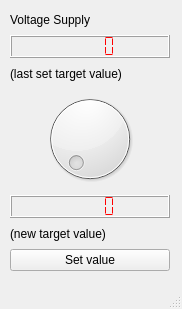
<?xml version="1.0" encoding="UTF-8"?>
<ui version="4.0">
 <class>OutputComponent</class>
 <widget class="QMainWindow" name="OutputComponent">
  <property name="geometry">
   <rect>
    <x>0</x>
    <y>0</y>
    <width>182</width>
    <height>309</height>
   </rect>
  </property>
  <property name="windowTitle">
   <string>MainWindow</string>
  </property>
  <widget class="QWidget" name="centralwidget">
   <widget class="QWidget" name="verticalLayoutWidget">
    <property name="geometry">
     <rect>
      <x>10</x>
      <y>10</y>
      <width>160</width>
      <height>261</height>
     </rect>
    </property>
    <layout class="QVBoxLayout" name="verticalLayout">
     <item>
      <widget class="QLabel" name="label">
       <property name="text">
        <string>Voltage Supply</string>
       </property>
      </widget>
     </item>
     <item>
      <widget class="QLCDNumber" name="lastValueLCD">
       <property name="styleSheet">
        <string notr="true">color: rgb(255, 0, 0);</string>
       </property>
       <property name="segmentStyle">
        <enum>QLCDNumber::Flat</enum>
       </property>
       <property name="value" stdset="0">
        <double>0.000000000000000</double>
       </property>
       <property name="intValue" stdset="0">
        <number>0</number>
       </property>
      </widget>
     </item>
     <item>
      <widget class="QLabel" name="label_2">
       <property name="text">
        <string>(last set target value)</string>
       </property>
      </widget>
     </item>
     <item>
      <widget class="QDial" name="voltageDial">
       <property name="maximum">
        <number>500</number>
       </property>
      </widget>
     </item>
     <item>
      <widget class="QLCDNumber" name="newValueLCD">
       <property name="styleSheet">
        <string notr="true">color: rgb(255, 0, 0);</string>
       </property>
       <property name="segmentStyle">
        <enum>QLCDNumber::Flat</enum>
       </property>
      </widget>
     </item>
     <item>
      <widget class="QLabel" name="label_3">
       <property name="text">
        <string>(new target value)</string>
       </property>
      </widget>
     </item>
     <item>
      <widget class="QPushButton" name="setBtn">
       <property name="text">
        <string>Set value</string>
       </property>
      </widget>
     </item>
    </layout>
   </widget>
  </widget>
  <widget class="QMenuBar" name="menubar">
   <property name="geometry">
    <rect>
     <x>0</x>
     <y>0</y>
     <width>182</width>
     <height>18</height>
    </rect>
   </property>
  </widget>
  <widget class="QStatusBar" name="statusbar"/>
 </widget>
 <resources/>
 <connections/>
</ui>
